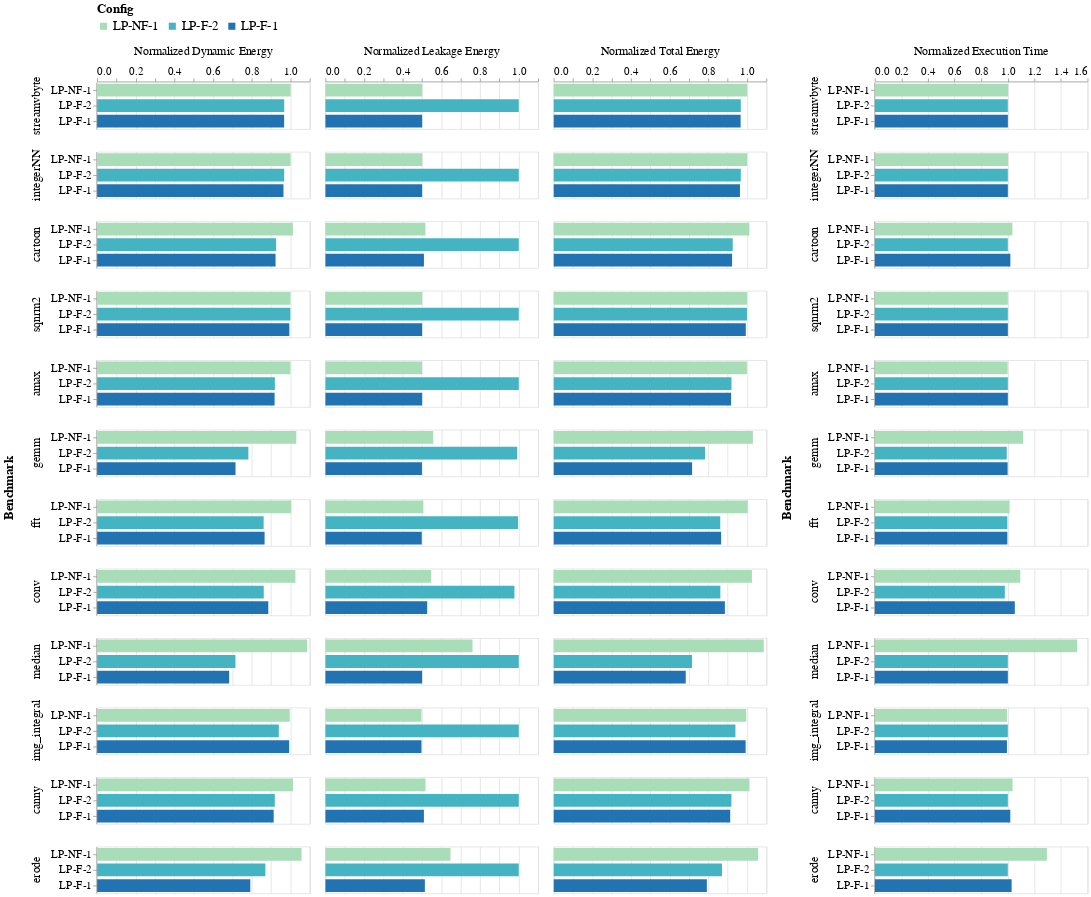

The notebook cell saved with this chart:
### Code cell
lp_energy = bar_plot(df_lp[~(df_lp['Var'] == 'Normalized Execution Time')], configs_lp, spx=30)
lp_time = bar_plot(df_lp[df_lp['Var'] == 'Normalized Execution Time'], configs_lp, spx=30)
lp_chart = alt.concat(lp_energy, lp_time).configure_axis(
    labelFontSize=16, titleFontSize=16
).configure_header(
    labelFontSize=17, titleFontSize=18
).configure_legend(
    titleFontSize=18, labelFontSize=18, orient='top'
)
lp_chart

### Figure 1 — Vega-Lite specification as saved in the notebook (floating-point values rounded to 4 significant figures)
{"config": {"view": {"continuousWidth": 400, "continuousHeight": 300}, "axis": {"labelFontSize": 16, "titleFontSize": 16}, "header": {"labelFontSize": 17, "titleFontSize": 18}, "legend": {"labelFontSize": 18, "orient": "top", "titleFontSize": 18}}, "concat": [{"data": {"name": "data-415938df431103649030a262ea04c7f0"}, "mark": {"type": "bar", "size": 18}, "encoding": {"color": {"type": "nominal", "field": "Config", "scale": {"scheme": "yellowgreenblue"}, "sort": ["LP-NF-1", "LP-F-2", "LP-F-1"]}, "column": {"type": "nominal", "field": "Var", "sort": ["Normalized Dynamic Energy", "Normalized Leakage Energy", "Normalized Total Energy", "Normalized Execution Time"], "title": ""}, "row": {"type": "nominal", "field": "Benchmark", "sort": ["hmmer", "streamvbyte", "integerNN", "cartoon", "sqnrm2", "amax", "gemm", "fft", "conv", "median", "img_integral", "canny", "erode"], "spacing": 30}, "x": {"type": "quantitative", "axis": {"orient": "top"}, "field": "Value", "title": ""}, "y": {"type": "nominal", "field": "Config", "sort": ["LP-NF-1", "LP-F-2", "LP-F-1"], "title": ""}}, "height": {"step": 22}, "width": 300}, {"data": {"name": "data-226de19525a298b694f3c83cb9af80ff"}, "mark": {"type": "bar", "size": 18}, "encoding": {"color": {"type": "nominal", "field": "Config", "scale": {"scheme": "yellowgreenblue"}, "sort": ["LP-NF-1", "LP-F-2", "LP-F-1"]}, "column": {"type": "nominal", "field": "Var", "sort": ["Normalized Dynamic Energy", "Normalized Leakage Energy", "Normalized Total Energy", "Normalized Execution Time"], "title": ""}, "row": {"type": "nominal", "field": "Benchmark", "sort": ["hmmer", "streamvbyte", "integerNN", "cartoon", "sqnrm2", "amax", "gemm", "fft", "conv", "median", "img_integral", "canny", "erode"], "spacing": 30}, "x": {"type": "quantitative", "axis": {"orient": "top"}, "field": "Value", "title": ""}, "y": {"type": "nominal", "field": "Config", "sort": ["LP-NF-1", "LP-F-2", "LP-F-1"], "title": ""}}, "height": {"step": 22}, "width": 300}], "$schema": "https://vega.github.io/schema/vega-lite/v4.0.0.json", "datasets": {"data-415938df431103649030a262ea04c7f0": [{"Config": "LP-F-1", "Benchmark": "amax", "Var": "Normalized Dynamic Energy", "Value": 0.9178}, {"Config": "LP-F-1", "Benchmark": "canny", "Var": "Normalized Dynamic Energy", "Value": 0.913}, {"Config": "LP-F-1", "Benchmark": "cartoon", "Var": "Normalized Dynamic Energy", "Value": 0.9227}, {"Config": "LP-F-1", "Benchmark": "conv", "Var": "Normalized Dynamic Energy", "Value": 0.8853}, {"Config": "LP-F-1", "Benchmark": "erode", "Var": "Normalized Dynamic Energy", "Value": 0.792}, {"Config": "LP-F-1", "Benchmark": "fft", "Var": "Normalized Dynamic Energy", "Value": 0.866}, {"Config": "LP-F-1", "Benchmark": "gemm", "Var": "Normalized Dynamic Energy", "Value": 0.7157}, {"Config": "LP-F-1", "Benchmark": "img_integral", "Var": "Normalized Dynamic Energy", "Value": 0.9931}, {"Config": "LP-F-1", "Benchmark": "integerNN", "Var": "Normalized Dynamic Energy", "Value": 0.9637}, {"Config": "LP-F-1", "Benchmark": "median", "Var": "Normalized Dynamic Energy", "Value": 0.6827}, {"Config": "LP-F-1", "Benchmark": "sqnrm2", "Var": "Normalized Dynamic Energy", "Value": 0.994}, {"Config": "LP-F-1", "Benchmark": "streamvbyte", "Var": "Normalized Dynamic Energy", "Value": 0.967}, {"Config": "LP-F-2", "Benchmark": "amax", "Var": "Normalized Dynamic Energy", "Value": 0.9192}, {"Config": "LP-F-2", "Benchmark": "canny", "Var": "Normalized Dynamic Energy", "Value": 0.9188}, {"Config": "LP-F-2", "Benchmark": "cartoon", "Var": "Normalized Dynamic Energy", "Value": 0.9257}, {"Config": "LP-F-2", "Benchmark": "conv", "Var": "Normalized Dynamic Energy", "Value": 0.8617}, {"Config": "LP-F-2", "Benchmark": "erode", "Var": "Normalized Dynamic Energy", "Value": 0.8701}, {"Config": "LP-F-2", "Benchmark": "fft", "Var": "Normalized Dynamic Energy", "Value": 0.8612}, {"Config": "LP-F-2", "Benchmark": "gemm", "Var": "Normalized Dynamic Energy", "Value": 0.7822}, {"Config": "LP-F-2", "Benchmark": "img_integral", "Var": "Normalized Dynamic Energy", "Value": 0.9397}, {"Config": "LP-F-2", "Benchmark": "integerNN", "Var": "Normalized Dynamic Energy", "Value": 0.9674}, {"Config": "LP-F-2", "Benchmark": "median", "Var": "Normalized Dynamic Energy", "Value": 0.7153}, {"Config": "LP-F-2", "Benchmark": "sqnrm2", "Var": "Normalized Dynamic Energy", "Value": 0.9993}, {"Config": "LP-F-2", "Benchmark": "streamvbyte", "Var": "Normalized Dynamic Energy", "Value": 0.9675}, {"Config": "LP-NF-1", "Benchmark": "amax", "Var": "Normalized Dynamic Energy", "Value": 0.9995}, {"Config": "LP-NF-1", "Benchmark": "canny", "Var": "Normalized Dynamic Energy", "Value": 1.013}, {"Config": "LP-NF-1", "Benchmark": "cartoon", "Var": "Normalized Dynamic Energy", "Value": 1.012}, {"Config": "LP-NF-1", "Benchmark": "conv", "Var": "Normalized Dynamic Energy", "Value": 1.025}, {"Config": "LP-NF-1", "Benchmark": "erode", "Var": "Normalized Dynamic Energy", "Value": 1.057}, {"Config": "LP-NF-1", "Benchmark": "fft", "Var": "Normalized Dynamic Energy", "Value": 1.003}, {"Config": "LP-NF-1", "Benchmark": "gemm", "Var": "Normalized Dynamic Energy", "Value": 1.03}, {"Config": "LP-NF-1", "Benchmark": "img_integral", "Var": "Normalized Dynamic Energy", "Value": 0.9963}, {"Config": "LP-NF-1", "Benchmark": "integerNN", "Var": "Normalized Dynamic Energy", "Value": 1.0}, {"Config": "LP-NF-1", "Benchmark": "median", "Var": "Normalized Dynamic Energy", "Value": 1.086}, {"Config": "LP-NF-1", "Benchmark": "sqnrm2", "Var": "Normalized Dynamic Energy", "Value": 1.0}, {"Config": "LP-NF-1", "Benchmark": "streamvbyte", "Var": "Normalized Dynamic Energy", "Value": 1.001}, {"Config": "LP-F-1", "Benchmark": "amax", "Var": "Normalized Leakage Energy", "Value": 0.5}, {"Config": "LP-F-1", "Benchmark": "canny", "Var": "Normalized Leakage Energy", "Value": 0.5093}, {"Config": "LP-F-1", "Benchmark": "cartoon", "Var": "Normalized Leakage Energy", "Value": 0.5094}, {"Config": "LP-F-1", "Benchmark": "conv", "Var": "Normalized Leakage Energy", "Value": 0.5262}, {"Config": "LP-F-1", "Benchmark": "erode", "Var": "Normalized Leakage Energy", "Value": 0.5142}, {"Config": "LP-F-1", "Benchmark": "fft", "Var": "Normalized Leakage Energy", "Value": 0.4982}, {"Config": "LP-F-1", "Benchmark": "gemm", "Var": "Normalized Leakage Energy", "Value": 0.4991}, {"Config": "LP-F-1", "Benchmark": "img_integral", "Var": "Normalized Leakage Energy", "Value": 0.4966}, {"Config": "LP-F-1", "Benchmark": "integerNN", "Var": "Normalized Leakage Energy", "Value": 0.5}, {"Config": "LP-F-1", "Benchmark": "median", "Var": "Normalized Leakage Energy", "Value": 0.5001}, {"Config": "LP-F-1", "Benchmark": "sqnrm2", "Var": "Normalized Leakage Energy", "Value": 0.5001}, {"Config": "LP-F-1", "Benchmark": "streamvbyte", "Var": "Normalized Leakage Energy", "Value": 0.5001}, {"Config": "LP-F-2", "Benchmark": "amax", "Var": "Normalized Leakage Energy", "Value": 1.0}, {"Config": "LP-F-2", "Benchmark": "canny", "Var": "Normalized Leakage Energy", "Value": 1.0}, {"Config": "LP-F-2", "Benchmark": "cartoon", "Var": "Normalized Leakage Energy", "Value": 0.9999}, {"Config": "LP-F-2", "Benchmark": "conv", "Var": "Normalized Leakage Energy", "Value": 0.9773}, {"Config": "LP-F-2", "Benchmark": "erode", "Var": "Normalized Leakage Energy", "Value": 0.9998}, {"Config": "LP-F-2", "Benchmark": "fft", "Var": "Normalized Leakage Energy", "Value": 0.9964}, {"Config": "LP-F-2", "Benchmark": "gemm", "Var": "Normalized Leakage Energy", "Value": 0.9918}, {"Config": "LP-F-2", "Benchmark": "img_integral", "Var": "Normalized Leakage Energy", "Value": 1.0}, {"Config": "LP-F-2", "Benchmark": "integerNN", "Var": "Normalized Leakage Energy", "Value": 1.0}, {"Config": "LP-F-2", "Benchmark": "median", "Var": "Normalized Leakage Energy", "Value": 1.0}, {"Config": "LP-F-2", "Benchmark": "sqnrm2", "Var": "Normalized Leakage Energy", "Value": 1.0}, {"Config": "LP-F-2", "Benchmark": "streamvbyte", "Var": "Normalized Leakage Energy", "Value": 0.9999}, {"Config": "LP-NF-1", "Benchmark": "amax", "Var": "Normalized Leakage Energy", "Value": 0.4994}, {"Config": "LP-NF-1", "Benchmark": "canny", "Var": "Normalized Leakage Energy", "Value": 0.5177}, {"Config": "LP-NF-1", "Benchmark": "cartoon", "Var": "Normalized Leakage Energy", "Value": 0.5171}, {"Config": "LP-NF-1", "Benchmark": "conv", "Var": "Normalized Leakage Energy", "Value": 0.5469}, {"Config": "LP-NF-1", "Benchmark": "erode", "Var": "Normalized Leakage Energy", "Value": 0.6468}, {"Config": "LP-NF-1", "Benchmark": "fft", "Var": "Normalized Leakage Energy", "Value": 0.5065}, {"Config": "LP-NF-1", "Benchmark": "gemm", "Var": "Normalized Leakage Energy", "Value": 0.5578}, {"Config": "LP-NF-1", "Benchmark": "img_integral", "Var": "Normalized Leakage Energy", "Value": 0.4966}, {"Config": "LP-NF-1", "Benchmark": "integerNN", "Var": "Normalized Leakage Energy", "Value": 0.5008}, {"Config": "LP-NF-1", "Benchmark": "median", "Var": "Normalized Leakage Energy", "Value": 0.7607}, {"Config": "LP-NF-1", "Benchmark": "sqnrm2", "Var": "Normalized Leakage Energy", "Value": 0.5001}, {"Config": "LP-NF-1", "Benchmark": "streamvbyte", "Var": "Normalized Leakage Energy", "Value": 0.5009}, {"Config": "LP-F-1", "Benchmark": "amax", "Var": "Normalized Total Energy", "Value": 0.9174}, {"Config": "LP-F-1", "Benchmark": "canny", "Var": "Normalized Total Energy", "Value": 0.9127}, {"Config": "LP-F-1", "Benchmark": "cartoon", "Var": "Normalized Total Energy", "Value": 0.9224}, {"Config": "LP-F-1", "Benchmark": "conv", "Var": "Normalized Total Energy", "Value": 0.8851}, {"Config": "LP-F-1", "Benchmark": "erode", "Var": "Normalized Total Energy", "Value": 0.7919}, {"Config": "LP-F-1", "Benchmark": "fft", "Var": "Normalized Total Energy", "Value": 0.8658}, {"Config": "LP-F-1", "Benchmark": "gemm", "Var": "Normalized Total Energy", "Value": 0.7156}, {"Config": "LP-F-1", "Benchmark": "img_integral", "Var": "Normalized Total Energy", "Value": 0.9925}, {"Config": "LP-F-1", "Benchmark": "integerNN", "Var": "Normalized Total Energy", "Value": 0.9631}, {"Config": "LP-F-1", "Benchmark": "median", "Var": "Normalized Total Energy", "Value": 0.6827}, {"Config": "LP-F-1", "Benchmark": "sqnrm2", "Var": "Normalized Total Energy", "Value": 0.9933}, {"Config": "LP-F-1", "Benchmark": "streamvbyte", "Var": "Normalized Total Energy", "Value": 0.9665}, {"Config": "LP-F-2", "Benchmark": "amax", "Var": "Normalized Total Energy", "Value": 0.9193}, {"Config": "LP-F-2", "Benchmark": "canny", "Var": "Normalized Total Energy", "Value": 0.9189}, {"Config": "LP-F-2", "Benchmark": "cartoon", "Var": "Normalized Total Energy", "Value": 0.9258}, {"Config": "LP-F-2", "Benchmark": "conv", "Var": "Normalized Total Energy", "Value": 0.8618}, {"Config": "LP-F-2", "Benchmark": "erode", "Var": "Normalized Total Energy", "Value": 0.8702}, {"Config": "LP-F-2", "Benchmark": "fft", "Var": "Normalized Total Energy", "Value": 0.8612}, {"Config": "LP-F-2", "Benchmark": "gemm", "Var": "Normalized Total Energy", "Value": 0.7823}, {"Config": "LP-F-2", "Benchmark": "img_integral", "Var": "Normalized Total Energy", "Value": 0.9397}, {"Config": "LP-F-2", "Benchmark": "integerNN", "Var": "Normalized Total Energy", "Value": 0.9674}, {"Config": "LP-F-2", "Benchmark": "median", "Var": "Normalized Total Energy", "Value": 0.7154}, {"Config": "LP-F-2", "Benchmark": "sqnrm2", "Var": "Normalized Total Energy", "Value": 0.9993}, {"Config": "LP-F-2", "Benchmark": "streamvbyte", "Var": "Normalized Total Energy", "Value": 0.9675}, {"Config": "LP-NF-1", "Benchmark": "amax", "Var": "Normalized Total Energy", "Value": 0.999}, {"Config": "LP-NF-1", "Benchmark": "canny", "Var": "Normalized Total Energy", "Value": 1.012}, {"Config": "LP-NF-1", "Benchmark": "cartoon", "Var": "Normalized Total Energy", "Value": 1.012}, {"Config": "LP-NF-1", "Benchmark": "conv", "Var": "Normalized Total Energy", "Value": 1.025}, {"Config": "LP-NF-1", "Benchmark": "erode", "Var": "Normalized Total Energy", "Value": 1.057}, {"Config": "LP-NF-1", "Benchmark": "fft", "Var": "Normalized Total Energy", "Value": 1.003}, {"Config": "LP-NF-1", "Benchmark": "gemm", "Var": "Normalized Total Energy", "Value": 1.03}, {"Config": "LP-NF-1", "Benchmark": "img_integral", "Var": "Normalized Total Energy", "Value": 0.9957}, {"Config": "LP-NF-1", "Benchmark": "integerNN", "Var": "Normalized Total Energy", "Value": 0.9999}, {"Config": "LP-NF-1", "Benchmark": "median", "Var": "Normalized Total Energy", "Value": 1.086}, {"Config": "LP-NF-1", "Benchmark": "sqnrm2", "Var": "Normalized Total Energy", "Value": 0.9994}, {"Config": "LP-NF-1", "Benchmark": "streamvbyte", "Var": "Normalized Total Energy", "Value": 1.0}], "data-226de19525a298b694f3c83cb9af80ff": [{"Config": "LP-F-1", "Benchmark": "amax", "Var": "Normalized Execution Time", "Value": 1.0}, {"Config": "LP-F-1", "Benchmark": "canny", "Var": "Normalized Execution Time", "Value": 1.019}, {"Config": "LP-F-1", "Benchmark": "cartoon", "Var": "Normalized Execution Time", "Value": 1.019}, {"Config": "LP-F-1", "Benchmark": "conv", "Var": "Normalized Execution Time", "Value": 1.052}, {"Config": "LP-F-1", "Benchmark": "erode", "Var": "Normalized Execution Time", "Value": 1.028}, {"Config": "LP-F-1", "Benchmark": "fft", "Var": "Normalized Execution Time", "Value": 0.9964}, {"Config": "LP-F-1", "Benchmark": "gemm", "Var": "Normalized Execution Time", "Value": 0.9983}, {"Config": "LP-F-1", "Benchmark": "img_integral", "Var": "Normalized Execution Time", "Value": 0.9932}, {"Config": "LP-F-1", "Benchmark": "integerNN", "Var": "Normalized Execution Time", "Value": 1.0}, {"Config": "LP-F-1", "Benchmark": "median", "Var": "Normalized Execution Time", "Value": 1.0}, {"Config": "LP-F-1", "Benchmark": "sqnrm2", "Var": "Normalized Execution Time", "Value": 1.0}, {"Config": "LP-F-1", "Benchmark": "streamvbyte", "Var": "Normalized Execution Time", "Value": 1.0}, {"Config": "LP-F-2", "Benchmark": "amax", "Var": "Normalized Execution Time", "Value": 1.0}, {"Config": "LP-F-2", "Benchmark": "canny", "Var": "Normalized Execution Time", "Value": 1.0}, {"Config": "LP-F-2", "Benchmark": "cartoon", "Var": "Normalized Execution Time", "Value": 0.9999}, {"Config": "LP-F-2", "Benchmark": "conv", "Var": "Normalized Execution Time", "Value": 0.9773}, {"Config": "LP-F-2", "Benchmark": "erode", "Var": "Normalized Execution Time", "Value": 0.9998}, {"Config": "LP-F-2", "Benchmark": "fft", "Var": "Normalized Execution Time", "Value": 0.9964}, {"Config": "LP-F-2", "Benchmark": "gemm", "Var": "Normalized Execution Time", "Value": 0.9918}, {"Config": "LP-F-2", "Benchmark": "img_integral", "Var": "Normalized Execution Time", "Value": 1.0}, {"Config": "LP-F-2", "Benchmark": "integerNN", "Var": "Normalized Execution Time", "Value": 1.0}, {"Config": "LP-F-2", "Benchmark": "median", "Var": "Normalized Execution Time", "Value": 1.0}, {"Config": "LP-F-2", "Benchmark": "sqnrm2", "Var": "Normalized Execution Time", "Value": 1.0}, {"Config": "LP-F-2", "Benchmark": "streamvbyte", "Var": "Normalized Execution Time", "Value": 0.9999}, {"Config": "LP-NF-1", "Benchmark": "amax", "Var": "Normalized Execution Time", "Value": 0.9988}, {"Config": "LP-NF-1", "Benchmark": "canny", "Var": "Normalized Execution Time", "Value": 1.035}, {"Config": "LP-NF-1", "Benchmark": "cartoon", "Var": "Normalized Execution Time", "Value": 1.034}, {"Config": "LP-NF-1", "Benchmark": "conv", "Var": "Normalized Execution Time", "Value": 1.094}, {"Config": "LP-NF-1", "Benchmark": "erode", "Var": "Normalized Execution Time", "Value": 1.294}, {"Config": "LP-NF-1", "Benchmark": "fft", "Var": "Normalized Execution Time", "Value": 1.013}, {"Config": "LP-NF-1", "Benchmark": "gemm", "Var": "Normalized Execution Time", "Value": 1.116}, {"Config": "LP-NF-1", "Benchmark": "img_integral", "Var": "Normalized Execution Time", "Value": 0.9932}, {"Config": "LP-NF-1", "Benchmark": "integerNN", "Var": "Normalized Execution Time", "Value": 1.002}, {"Config": "LP-NF-1", "Benchmark": "median", "Var": "Normalized Execution Time", "Value": 1.521}, {"Config": "LP-NF-1", "Benchmark": "sqnrm2", "Var": "Normalized Execution Time", "Value": 1.0}, {"Config": "LP-NF-1", "Benchmark": "streamvbyte", "Var": "Normalized Execution Time", "Value": 1.002}]}}
